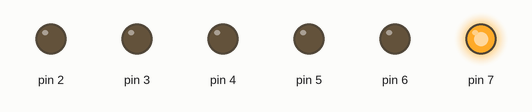
Bench run of a sketch on a simulated Arduino Uno, built with avr-gcc and run on an emulated ATmega328P. Shown: output pins drawn as LEDs (lit = HIGH).

Above: at 0.5 s.
At 1.5 s:
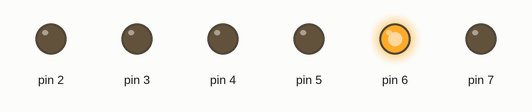
At 2.5 s:
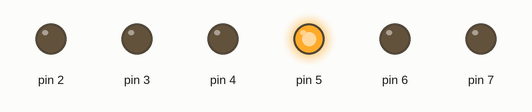
At 3.5 s:
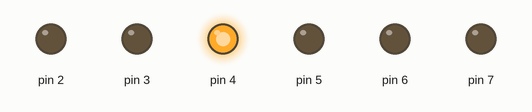
At 4.5 s:
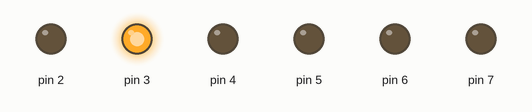
At 5.5 s:
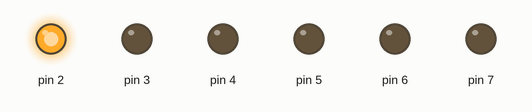
Timing chart, 0 to 7.8 s (numbered marks = the images above):
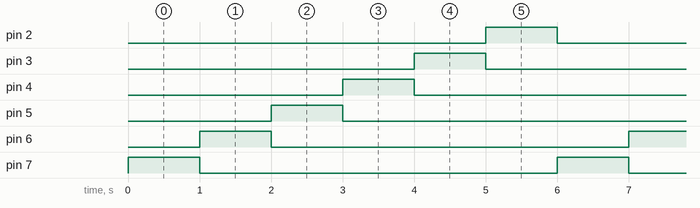

Measured:
- by itself, pin 2–7: alternates HIGH for 1.0 s and LOW for 5.0 s
- by itself, everything shown: repeats every 6.0 s, in 6 steps

The sketch:

_8_register___port_test.ino
```cpp
void setup() {
  // put your setup code here, to run once:
  DDRD=B11111100;
}

void loop() {
  // put your main code here, to run repeatedly:
  PORTD=B10000000;
  delay(1000);

  PORTD=B01000000;
  delay(1000);

  PORTD=B00100000;
  delay(1000);

  PORTD=B00010000;
  delay(1000);

  PORTD=B00001000;
  delay(1000);

  PORTD=B00000100;
  delay(1000);
}
```
